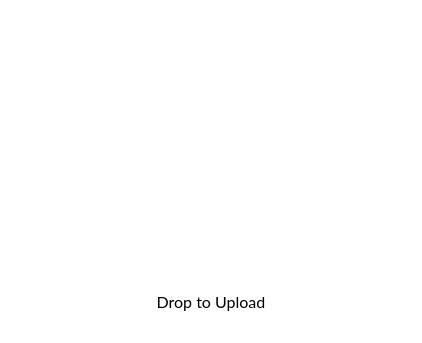
<?xml version="1.0" encoding="UTF-8"?>
<ui version="4.0">
 <class>TransferManagerDragBackDrop</class>
 <widget class="QWidget" name="TransferManagerDragBackDrop">
  <property name="geometry">
   <rect>
    <x>0</x>
    <y>0</y>
    <width>422</width>
    <height>343</height>
   </rect>
  </property>
  <property name="windowTitle">
   <string notr="true"/>
  </property>
  <property name="styleSheet">
   <string notr="true">background-color: rgba(255, 255, 255, 229);</string>
  </property>
  <layout class="QVBoxLayout" name="verticalLayout">
   <item>
    <spacer name="verticalSpacer">
     <property name="orientation">
      <enum>Qt::Vertical</enum>
     </property>
     <property name="sizeHint" stdset="0">
      <size>
       <width>20</width>
       <height>40</height>
      </size>
     </property>
    </spacer>
   </item>
   <item>
    <layout class="QHBoxLayout" name="horizontalLayout">
     <property name="spacing">
      <number>0</number>
     </property>
     <property name="bottomMargin">
      <number>5</number>
     </property>
     <item>
      <spacer name="horizontalSpacer_1">
       <property name="orientation">
        <enum>Qt::Horizontal</enum>
       </property>
       <property name="sizeHint" stdset="0">
        <size>
         <width>0</width>
         <height>0</height>
        </size>
       </property>
      </spacer>
     </item>
     <item>
      <widget class="QLabel" name="lUploadToMega">
       <property name="minimumSize">
        <size>
         <width>352</width>
         <height>234</height>
        </size>
       </property>
       <property name="maximumSize">
        <size>
         <width>352</width>
         <height>234</height>
        </size>
       </property>
       <property name="styleSheet">
        <string notr="true">border: none;</string>
       </property>
       <property name="text">
        <string/>
       </property>
       <property name="pixmap">
        <pixmap resource="../../../gui/Resources_linux.qrc">:/images/upload_to_mega.png</pixmap>
       </property>
      </widget>
     </item>
     <item>
      <spacer name="horizontalSpacer_2">
       <property name="orientation">
        <enum>Qt::Horizontal</enum>
       </property>
       <property name="sizeHint" stdset="0">
        <size>
         <width>0</width>
         <height>0</height>
        </size>
       </property>
      </spacer>
     </item>
    </layout>
   </item>
   <item>
    <widget class="QLabel" name="lUploadToMegaDesc_2">
     <property name="sizePolicy">
      <sizepolicy hsizetype="Minimum" vsizetype="Fixed">
       <horstretch>0</horstretch>
       <verstretch>0</verstretch>
      </sizepolicy>
     </property>
     <property name="minimumSize">
      <size>
       <width>400</width>
       <height>60</height>
      </size>
     </property>
     <property name="maximumSize">
      <size>
       <width>16777215</width>
       <height>60</height>
      </size>
     </property>
     <property name="font">
      <font>
       <family>Lato</family>
       <pointsize>12</pointsize>
       <weight>50</weight>
       <bold>false</bold>
      </font>
     </property>
     <property name="styleSheet">
      <string notr="true">#lUploadToMegaDesc
{
margin-top: 10px;
margin-left: 20px;
margin-right: 20px;
color: #666;
font-family: &quot;Lato&quot;;
font-size: 16px;
}
</string>
     </property>
     <property name="text">
      <string>Drop to Upload</string>
     </property>
     <property name="alignment">
      <set>Qt::AlignCenter</set>
     </property>
     <property name="wordWrap">
      <bool>true</bool>
     </property>
     <property name="openExternalLinks">
      <bool>true</bool>
     </property>
    </widget>
   </item>
   <item>
    <spacer name="verticalSpacer_3">
     <property name="orientation">
      <enum>Qt::Vertical</enum>
     </property>
     <property name="sizeHint" stdset="0">
      <size>
       <width>0</width>
       <height>0</height>
      </size>
     </property>
    </spacer>
   </item>
  </layout>
 </widget>
 <resources>
  <include location="../../../gui/Resources_linux.qrc"/>
 </resources>
 <connections/>
</ui>
